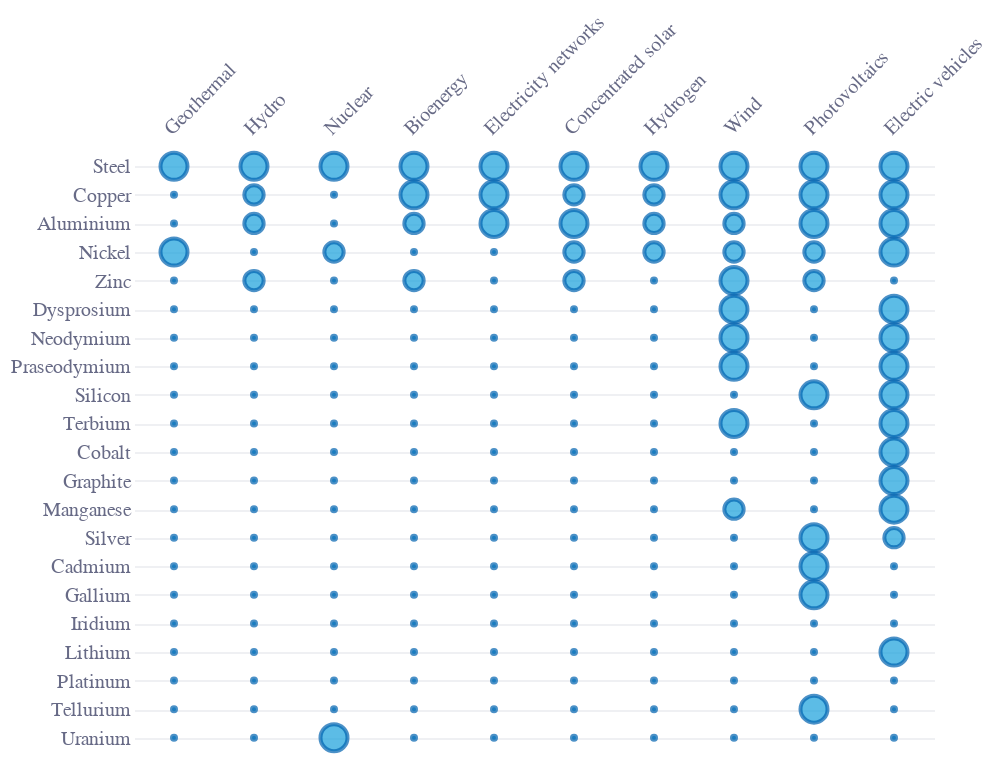

Write notebook code for a chart like this one.
### Code cell
base = alt.Chart(f1).encode(
    x=alt.X(
        "industry:N",
        sort=[],
        axis=alt.Axis(
            grid=False,
            titleAlign="center",
            titleAnchor="middle",
            title="",
            titleY=-15,
            titleX=207,
            labelColor=colors["eco-gray"],
            titleColor=colors["eco-gray"],
            tickColor=colors["eco-gray"],
            domainColor=colors["eco-gray"],
            tickCount=10,
            orient="top",
            labelAngle=-45,
            domain=False,
            offset=5,
            ticks=False
        ),
    )
)
dots = base.mark_point(color=colors["eco-mid-blue"],fill=colors["eco-light-blue"]).encode(
    y=alt.Y(
        "metal:N",
        sort=[],
        axis=alt.Axis(
            grid=True,
            title="",
            titleX=-5,
            titleY=-5,
            titleBaseline="bottom",
            titleAngle=0,
            titleAlign="left",
            labelColor=colors["eco-gray"],
            titleColor=colors["eco-gray"],
            gridColor=colors["eco-gray"],
            gridOpacity=0.1,
            domain=False,
            ticks=False
        ),
        # scale=alt.Scale(domain=[-0.16, 0.06]),
    ),
    size=alt.Size('value:Q',scale=alt.Scale(domain=[1, 5]),legend=None),
)
layer1 = (
    ((dots).properties(height=300, width=400))
    .configure_view(stroke=None)
    .properties(title="")
)
layer1.save("visualisation/" + f + ".json")
layer1.save("visualisation/" + f + ".png")
open("README.md", "w").write(readme)
layer1

### Figure 1 — Vega-Lite specification as saved in the notebook (floating-point values rounded to 4 significant figures; data arrays with more than 128 entries replaced by an {"elided": "..."} marker saying what was removed)
{"config": {"view": {"continuousWidth": 400, "continuousHeight": 300, "stroke": null}}, "data": {"name": "data-f5c2fcfc2095df8f83a788e9647c37e8"}, "mark": {"type": "point", "color": "#0063AF", "fill": "#179FDB"}, "encoding": {"size": {"field": "value", "legend": null, "scale": {"domain": [1, 5]}, "type": "quantitative"}, "x": {"axis": {"domain": false, "domainColor": "#676A86", "grid": false, "labelAngle": -45, "labelColor": "#676A86", "offset": 5, "orient": "top", "tickColor": "#676A86", "tickCount": 10, "ticks": false, "title": "", "titleAlign": "center", "titleAnchor": "middle", "titleColor": "#676A86", "titleX": 207, "titleY": -15}, "field": "industry", "sort": [], "type": "nominal"}, "y": {"axis": {"domain": false, "grid": true, "gridColor": "#676A86", "gridOpacity": 0.1, "labelColor": "#676A86", "ticks": false, "title": "", "titleAlign": "left", "titleAngle": 0, "titleBaseline": "bottom", "titleColor": "#676A86", "titleX": -5, "titleY": -5}, "field": "metal", "sort": [], "type": "nominal"}}, "height": 300, "title": "", "width": 400, "$schema": "https://vega.github.io/schema/vega-lite/v4.17.0.json", "datasets": {"data-f5c2fcfc2095df8f83a788e9647c37e8": {"elided": "210 records"}}}
